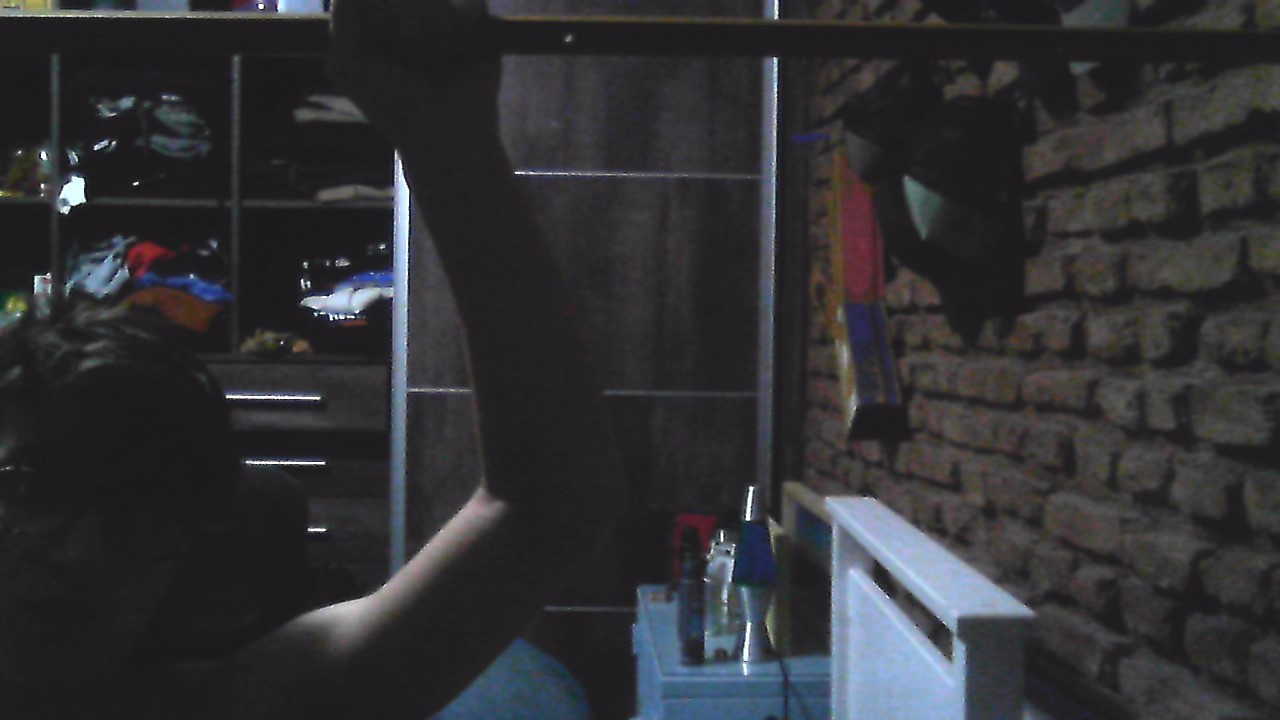
#> input picture src/computer_vision/computer/Python/calibration/calibration_images/test_image.jpg, 1280 x 720 px
$ python camCalibrationTest.py
#> lines starting #> are read from the running program, lines starting #| are printed output that depends on the picture
import cv2 as cv
import numpy as np
import glob
import codecs, json


def load_cam_calib_data(filepath='camCalibrationData.json'):
#> called with filepath = 'camCalibrationData.json'
    with open(filepath, 'r') as f:
#> (reads src/computer_vision/computer/Python/calibration/camCalibrationData.json from the repository)
#> further down, img is the input picture: shape (720, 1280, 3); mean B, G, R 53.2, 49.4, 49.9
        camCalibData = json.loads(f.read())

    global cameraMatrix
    global dist
    cameraMatrix = np.array(camCalibData['cameraMatrix'])
    dist = np.array(camCalibData['dist'])


def undistort_img(_img, _cameraMatrix, _dist):
    h,  w = _img.shape[:2]
#> h = 720; w = 1280
    newCameraMatrix, roi = cv.getOptimalNewCameraMatrix(_cameraMatrix, _dist, (w,h), 1, (w,h))
#> roi = (4, 4, 1270, 710)

    # Undistort with Remapping
    mapx, mapy = cv.initUndistortRectifyMap(_cameraMatrix, _dist, None, newCameraMatrix, (w,h), 5)
    dst = cv.remap(_img, mapx, mapy, cv.INTER_LINEAR)
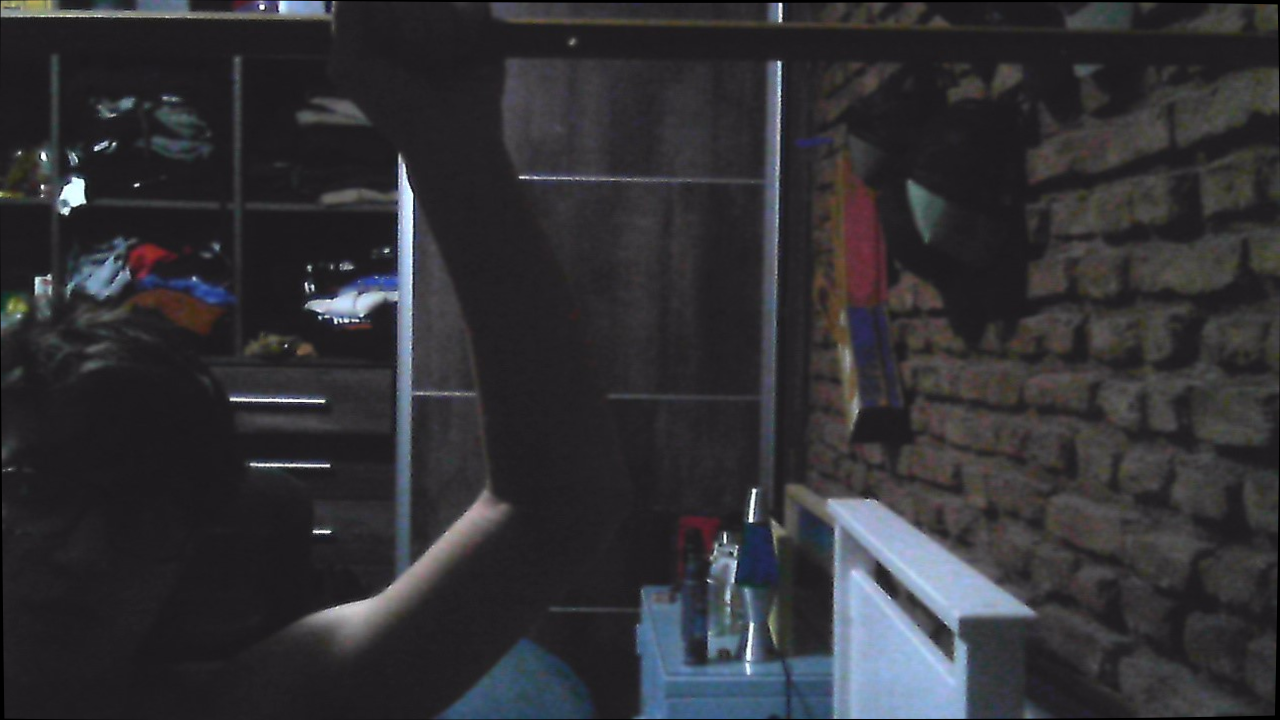
#> dst: shape (720, 1280, 3); mean B, G, R 52.8, 49, 49.5

    # crop the image
    x, y, w, h = roi
#> x = 4; y = 4; w = 1270; h = 710
    dst = dst[y:y+h, x:x+w]
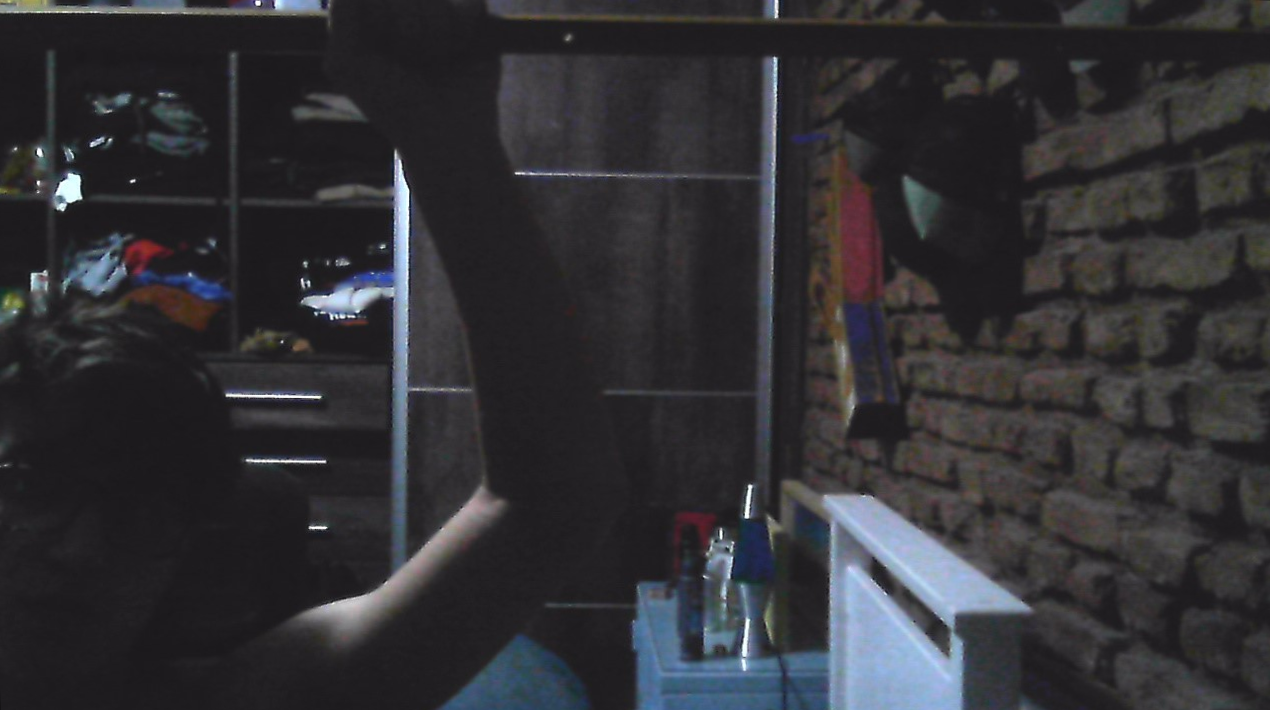
#> dst: shape (710, 1270, 3); mean B, G, R 53, 49.2, 49.7
    return dst


load_cam_calib_data('camCalibrationData.json')
img = cv.imread('calibration_images/test_image.jpg')
cv.imwrite('undistorted1.png', undistort_img(img, cameraMatrix, dist))
cv.imshow('undistorted', cv.imread('undistorted1.png'))
cv.imshow('normal', img)
cv.waitKey(0)
